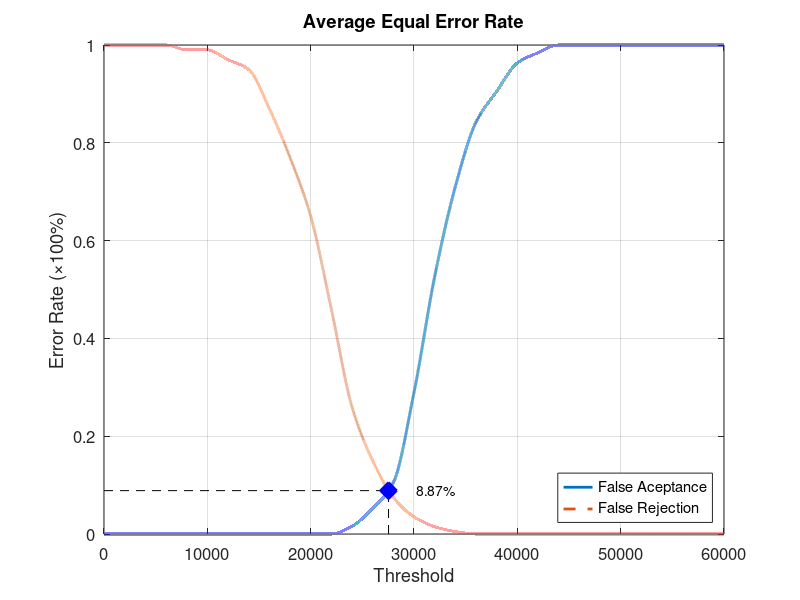
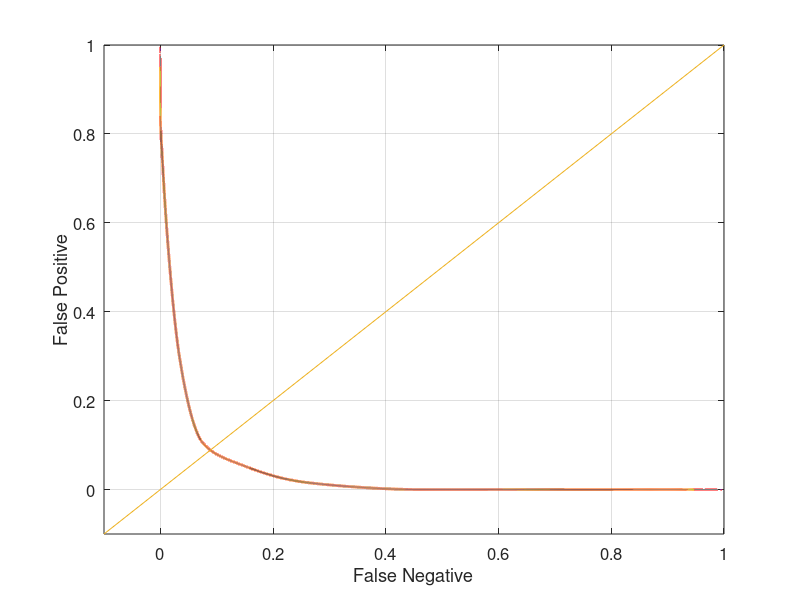

These charts were generated, in order, by the following MATLAB code:
function yEER = Database2_2
close all;
clear;
clc;
x = 0:2000:60000;
xq = 0:0.5:60000;

y0 = [0 0 0 0 0 0 0 0 0 0 0 0 0.0157895 0.0526316 0.105263 0.289474 0.526316 0.710526 0.842105 0.905263 0.963158 0.984211 1 1 1 1 1 1 1 1 1];
yy0 = interp1(x, y0, xq, 'pchip');
y1 = [1 1 1 1 0.99 0.99 0.97 0.95 0.87 0.77 0.65 0.46 0.26 0.15 0.075 0.035 0.015 0.005 0 0 0 0 0 0 0 0 0 0 0 0 0];
yy1 = interp1(x, y1, xq, 'pchip');

% Calculating EER: 
y2 = abs(y0 - y1);
find(y2 == min(y2))
yy2 = abs(yy0 - yy1);
xEER = find(yy2 == min(yy2));
xEERIndex = xq(xEER) % X-axis EER
yEER = yy0(xEER) % Y-axis EER

main = figure
plot(xq, yy0,'-','LineWidth', 2);	hold on
plot(xq, yy1,'--','LineWidth', 2);	hold on
plot([xEERIndex xEERIndex], [0 yEER], 'k--');	hold on
plot([0 xEERIndex], [yEER yEER], 'k--');	hold on
plot(xEERIndex, yEER, 'bx', 'LineWidth', 10);	hold on
text(xEERIndex + 10 * xEERIndex / 100, yEER, [num2str(round((10000 * yEER)) / 100) '%'])
legend('False Aceptance', 'False Rejection', 'Location', 'SouthEast')
xlabel('Threshold')
ylabel('Error Rate (\times100%)')
title('Average Equal Error Rate')
set(gca, 'FontSize', 12)
axis([0 60000 0 1])
grid on

print(main, 'Database2_2Main', '-dpng');
FNRxFPR = figure('Color', [1 1 1]);
plot(yy1, yy0, '-', yy1, yy0, 'LineWidth', 2);
hold on
y = -0.1:0.1:1
plot(y, y); 
set(gca, 'FontSize', 12)
xlabel('False Negative')
ylabel('False Positive')
axis([-0.1 1 -0.1 1])
set(gca, 'FontSize', 12)
grid on

print(FNRxFPR, 'Database2_2FNRxFPR','-dpng');
end
